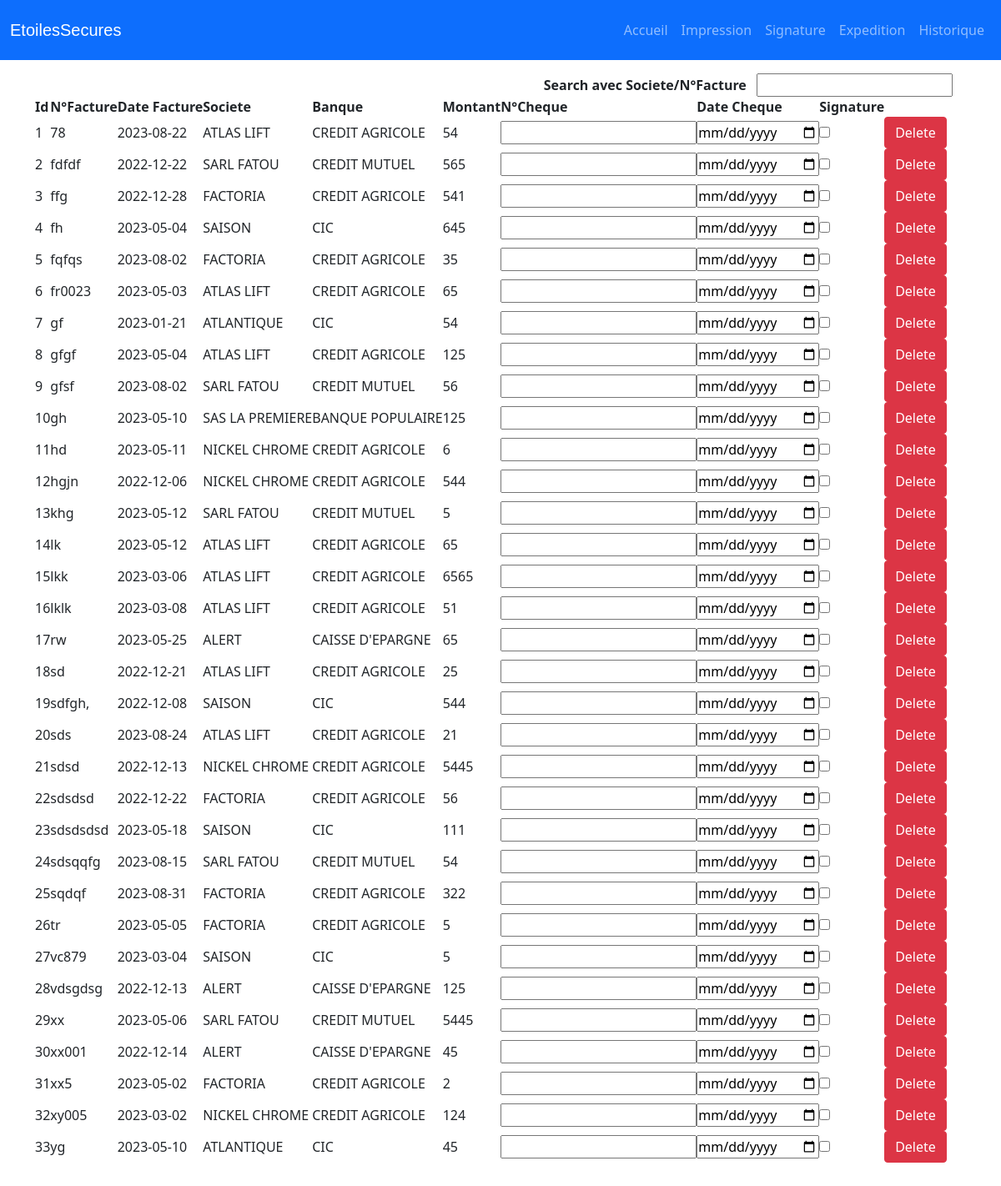
Page /signature on the committed database.
### tables this page shows
CREATE TABLE `facture` (
  `numeroFacture` varchar(32) NOT NULL,
  `dateFacture` date NOT NULL,
  `montantFacture` decimal(32,0) NOT NULL,
  `montantLettresFacture` varchar(256) NOT NULL,
  `statutFacture` tinyint(1) NOT NULL,
  `fkSociete` int(32) NOT NULL,
  `statutChequeFacture` tinyint(1) NOT NULL DEFAULT 0
);

CREATE TABLE `societe` (
  `id` int(11) NOT NULL,
  `nomSociete` varchar(64) NOT NULL,
  `fkBanque` int(32) NOT NULL
);

CREATE TABLE `banque` (
  `id` int(64) NOT NULL,
  `nomBanque` varchar(64) NOT NULL,
  `courtNomBanque` varchar(32) NOT NULL,
  `adresseBanque` varchar(128) NOT NULL,
  `cpBanque` int(8) NOT NULL,
  `villeBanque` varchar(32) NOT NULL,
  `telBanque` varchar(16) NOT NULL
);

### controllers/ControllerSignature.php (called while the page is built, shortened)
<?php
class ControllerSignature
{
    public function __construct($url)
    {
        $this->signature();
    }
    public function signature()
    {
        $this->factureManager = new FactureManager;
        $factures = $this->factureManager->getFacturesAttantes(1,0);
        $this->view = new View('Signature');
        $this->view->generate(array('factures' => $factures));
    }
}

### index.php (called while the page is built, shortened)
<?php
$router = new Router();
$router->routeReq();

### models/Model.php (called while the page is built, shortened)
<?php
abstract class Model
{
    private static $_bdd;
    private static function setBdd()
    {
        self::$_bdd = new PDO('mysql:host=localhost; dbname=facturation_stock;charset=utf8', 'root', '');
        self::$_bdd->setAttribute(PDO::ATTR_ERRMODE, PDO::ERRMODE_WARNING);
    }
    protected function getBdd()
    {
        return self::$_bdd;
    }
    protected function getById($table, $obj, $id)
    {
        $req = self::$_bdd->prepare('SELECT * FROM ' . $table . "WHERE `id`=:id");
        $req->bindValue(':id', $id, PDO::PARAM_INT);
        $req->execute();
        $data = $req->fetch(PDO::FETCH_ASSOC);
        if (!empty($data)) {
            $var = new $obj($data);
            return $var;
        }
    }
}

### models/FactureManager.php (called while the page is built, shortened)
<?php
class FactureManager extends Model
{
    public function getFacturesAttantes($statut, $statutCheque)
    {
        try {
            $sql = "SELECT * from `facture`
                    WHERE   `statutFacture`=:statut_facture
                    AND `statutChequeFacture`=:statut_cheque";
            $query = $this->getBdd()->prepare($sql);
            $query->bindValue(':statut_facture', $statut, PDO::PARAM_STR);
            $query->bindValue(':statut_cheque', $statutCheque, PDO::PARAM_STR);
            $query->execute();
            $data = $query->fetchAll(PDO::FETCH_ASSOC);
            if($data){
                foreach ($data as $value) {
                    $factures[] = new  Facture($value);
                }
                return $factures;
            }
        } catch (PDOException $e) {
            echo "Error: " . $e->getMessage();
            die();
        }
    }
}

### models/Facture.php (called while the page is built, shortened)
<?php
class Facture
{
    private $numero;
    private $date;
    private $montant;
    private $fkSociete;
    public function hydrate(array $data)
    {
        foreach ($data as $key => $value) {
            $methode = 'set' . ucfirst($key);
        }
    }
    public function setNumeroFacture($n_fact)
    {
        if (is_string($n_fact)) {
            $this->numero = $n_fact;
        }
    }
    public function setDateFacture($date_fact)
    {
        $this->date = $date_fact;
    }
    public function setFkSociete($fk_soc)
    {
        $fk_soc = (int) $fk_soc;
        if ($fk_soc > 0) {
            $this->fkSociete = $fk_soc;
        }
    }
    public function setMontantFacture($montant)
    {
        $montant = (float) $montant;
        if ($montant  > 0) {
            $this->montant = $montant;
        }
    }
    public function numero()
    {
        return  $this->numero;
    }
    public function date()
    {
        return $this->date;
    }
    public function fkSociete()
    {
        return  $this->fkSociete;
    }
    public function montant()
    {
        return $this->montant;
    }
}

### models/SocieteManager.php (called while the page is built, shortened)
<?php
class SocieteManager extends Model
{
    static $bdd;
    public function getSociete($id)
    {
        return $this->getById('societe ', 'Societe', $id);
    }
      public function getBddSociete()
       {
           if (self::$bdd == null) {
               self::$bdd = $this->getBdd();
           }
           return self::$bdd;
       }
}

### models/Societe.php (called while the page is built, shortened)
<?php
class Societe
{
    private $id;
    private $nom;
    static $bdd;
    public function hydrate(array $data)
    {
        foreach ($data as $key => $value) {
            $methode = 'set' . ucfirst($key);
        }
    }
    public function setNomSociete($nom)
    {
        if (is_string($nom)) {
            $this->nom = $nom;
        }
    }
    public function setId($id)
    {
        $id = (int)$id;
        if ($id > 0) {
            $this->id = $id;
        }
    }
    public function setFkBanque($fk_banque)
    {
        $fk_banque = (int)$fk_banque;
    }
    public function nom()
    {
        return $this->nom;
    }
    public function id()
    {
        return $this->id;
    }
    public function getBanque(){
        try {
            $this->societeManager = new SocieteManager;
            self::$bdd=$this->societeManager->getBddSociete();
            $sql = 'SELECT * FROM `societe` AS soc
                    INNER JOIN `banque` AS bnq
                    ON soc.fkBanque = bnq.id
                    WHERE soc.id=:id';
            $req = self::$bdd->prepare($sql);
            $req->bindValue(':id', $this->id(), PDO::PARAM_INT);
            $req->execute();
            $data = $req->fetch(PDO::FETCH_ASSOC);
           if(isset($data)){
            $banque = new Banque($data);
            return $banque;
           }
        } catch (PDOException $e) {
            echo "Error: " . $e->getMessage();
            die();
        }
    }
}

### models/Banque.php (called while the page is built, shortened)
<?php
class Banque
{
    public function hydrate(array $data)
    {
        foreach ($data as $key => $value) {
            $methode = 'set' . ucfirst($key);
        }
    }
    public function setId($id)
    {
        $id = (int)$id;
    }
    public function setNomBanque($nom)
    {
        if (is_string($nom)) {
            $this->nom = $nom;
        }
    }
    public function setCpBanque($cp_banque)
    {
        $cp_banque = (int)$cp_banque;
    }
}

### views/viewSignature.php (the view, shortened to what this page needs)
<?php
$societeManager = new SocieteManager;
?>
<div class="container">
<div class="d-flex justify-content-end mt-3 mx-3">
            <div id="serachForm">
                <label class="mx-2" for="search-signature"><strong>Search avec Societe/N°Facture</strong></label>
                <input class="search-signature" type="search" id="search-signature" name="site-search">
             </div>
 </div>
        <table class="table-signature" id="tableSignature">
            <thead>
                <tr>
                    <th scope="col">Id</th>
                    <th scope="col">N°Facture</th>
                    <th scope="col">Date Facture</th>
                    <th scope="col">Societe</th>
                    <th scope="col">Banque</th>
                    <th scope="col">Montant</th>
                    <th scope="col">N°Cheque</th>
                    <th scope="col">Date Cheque</th>
                    <th scope="col">Signature</th>
                    <th scope="col"> </th>
                </tr>
            </thead>
            <tbody class="tbodySignature">
                <?php
                if ($factures) {
                    for ($i = 0; $i < count($factures); $i++) {
                        $fk_societe = (int) $factures[$i]->fkSociete();
                        $societe = $societeManager->getSociete($fk_societe);
                        $banque = $societe->getBanque();?>
                        <tr id ='tr<?= $i ?>'>
                            <td scope="row"><?= ($i + 1) ?></td>
                            <td><?= $factures[$i]->numero()?></td>
                            <td><?= $factures[$i]->date()?></td>
                            <td><?= $societe->nom() ?></td>
                            <td><?= $banque->nom() ?></td>
                            <td><?= $factures[$i]->montant()?></td>
                            <td>
                                <input class="td-input numeroCheque" type="text" name="numeroCheque" >
                            </td>
                            <td>
                                <input class="td-input" type="date" class="dateCheque" name="dateCheque">
                            </td>
                            <td>
                                <input type="checkbox" class="checkBoxSignature" data-toggle="toggle" name="statut_check" data-onstyle="outline-primary" data-offstyle="outline-secondary" onchange="toggleCheckbox('tr<?= $i ?>')">
                            </td>
                            <td class="d-flex">
                                <button type="submit" class="btn btn-danger" onclick="descriptionSignature('tr<?= $i ?>')">Delete</button>
                            </td>
                        </tr>
                    <?php }
                } ?>
            </tbody>
        </table>
        <div class="mt-3"id="msgDiv">
                 <h6 class="p-2" id="msg"></h6>
         </div>
</div>

### assets/css/style.css (style rules this page uses)
* { margin: 0; padding: 0; box-sizing: border-box; }
body { min-height: 100vh; }
#tableSignature { position: relative; }

### rows in the picture
facture: numeroFacture "78", dateFacture "2023-08-22", fkSociete.nomSociete "ATLAS LIFT", banque.nomBanque "CREDIT AGRICOLE", montantFacture "54"
facture: numeroFacture "fdfdf", dateFacture "2022-12-22", fkSociete.nomSociete "SARL FATOU", banque.nomBanque "CREDIT MUTUEL", montantFacture "565"
facture: numeroFacture "ffg", dateFacture "2022-12-28", fkSociete.nomSociete "FACTORIA", banque.nomBanque "CREDIT AGRICOLE", montantFacture "541"
facture: numeroFacture "fh", dateFacture "2023-05-04", fkSociete.nomSociete "SAISON", banque.nomBanque "CIC", montantFacture "645"
facture: numeroFacture "fqfqs", dateFacture "2023-08-02", fkSociete.nomSociete "FACTORIA", banque.nomBanque "CREDIT AGRICOLE", montantFacture "35"
facture: numeroFacture "fr0023", dateFacture "2023-05-03", fkSociete.nomSociete "ATLAS LIFT", banque.nomBanque "CREDIT AGRICOLE", montantFacture "65"
facture: numeroFacture "gf", dateFacture "2023-01-21", fkSociete.nomSociete "ATLANTIQUE", banque.nomBanque "CIC", montantFacture "54"
facture: numeroFacture "gfgf", dateFacture "2023-05-04", fkSociete.nomSociete "ATLAS LIFT", banque.nomBanque "CREDIT AGRICOLE", montantFacture "125"
facture: numeroFacture "gfsf", dateFacture "2023-08-02", fkSociete.nomSociete "SARL FATOU", banque.nomBanque "CREDIT MUTUEL", montantFacture "56"
facture: numeroFacture "gh", dateFacture "2023-05-10", fkSociete.nomSociete "SAS LA PREMIERE", banque.nomBanque "BANQUE POPULAIRE", montantFacture "125"
facture: numeroFacture "hd", dateFacture "2023-05-11", fkSociete.nomSociete "NICKEL CHROME", banque.nomBanque "CREDIT AGRICOLE", montantFacture "6"
facture: numeroFacture "hgjn", dateFacture "2022-12-06", fkSociete.nomSociete "NICKEL CHROME", banque.nomBanque "CREDIT AGRICOLE", montantFacture "544"
facture: numeroFacture "khg", dateFacture "2023-05-12", fkSociete.nomSociete "SARL FATOU", banque.nomBanque "CREDIT MUTUEL", montantFacture "5"
facture: numeroFacture "lk", dateFacture "2023-05-12", fkSociete.nomSociete "ATLAS LIFT", banque.nomBanque "CREDIT AGRICOLE", montantFacture "65"
facture: numeroFacture "lkk", dateFacture "2023-03-06", fkSociete.nomSociete "ATLAS LIFT", banque.nomBanque "CREDIT AGRICOLE", montantFacture "6565"
facture: numeroFacture "lklk", dateFacture "2023-03-08", fkSociete.nomSociete "ATLAS LIFT", banque.nomBanque "CREDIT AGRICOLE", montantFacture "51"
facture: numeroFacture "rw", dateFacture "2023-05-25", fkSociete.nomSociete "ALERT", banque.nomBanque "CAISSE D'EPARGNE", montantFacture "65"
facture: numeroFacture "sd", dateFacture "2022-12-21", fkSociete.nomSociete "ATLAS LIFT", banque.nomBanque "CREDIT AGRICOLE", montantFacture "25"
facture: numeroFacture "sdfgh,", dateFacture "2022-12-08", fkSociete.nomSociete "SAISON", banque.nomBanque "CIC", montantFacture "544"
facture: numeroFacture "sds", dateFacture "2023-08-24", fkSociete.nomSociete "ATLAS LIFT", banque.nomBanque "CREDIT AGRICOLE", montantFacture "21"
facture: numeroFacture "sdsd", dateFacture "2022-12-13", fkSociete.nomSociete "NICKEL CHROME", banque.nomBanque "CREDIT AGRICOLE", montantFacture "5445"
facture: numeroFacture "sdsdsd", dateFacture "2022-12-22", fkSociete.nomSociete "FACTORIA", banque.nomBanque "CREDIT AGRICOLE", montantFacture "56"
facture: numeroFacture "sdsdsdsd", dateFacture "2023-05-18", fkSociete.nomSociete "SAISON", banque.nomBanque "CIC", montantFacture "111"
facture: numeroFacture "sdsqqfg", dateFacture "2023-08-15", fkSociete.nomSociete "SARL FATOU", banque.nomBanque "CREDIT MUTUEL", montantFacture "54"
facture: numeroFacture "sqdqf", dateFacture "2023-08-31", fkSociete.nomSociete "FACTORIA", banque.nomBanque "CREDIT AGRICOLE", montantFacture "322"
facture: numeroFacture "tr", dateFacture "2023-05-05", fkSociete.nomSociete "FACTORIA", banque.nomBanque "CREDIT AGRICOLE", montantFacture "5"
facture: numeroFacture "vc879", dateFacture "2023-03-04", fkSociete.nomSociete "SAISON", banque.nomBanque "CIC", montantFacture "5"
facture: numeroFacture "vdsgdsg", dateFacture "2022-12-13", fkSociete.nomSociete "ALERT", banque.nomBanque "CAISSE D'EPARGNE", montantFacture "125"
facture: numeroFacture "xx", dateFacture "2023-05-06", fkSociete.nomSociete "SARL FATOU", banque.nomBanque "CREDIT MUTUEL", montantFacture "5445"
facture: numeroFacture "xx001", dateFacture "2022-12-14", fkSociete.nomSociete "ALERT", banque.nomBanque "CAISSE D'EPARGNE", montantFacture "45"
facture: numeroFacture "xx5", dateFacture "2023-05-02", fkSociete.nomSociete "FACTORIA", banque.nomBanque "CREDIT AGRICOLE", montantFacture "2"
facture: numeroFacture "xy005", dateFacture "2023-03-02", fkSociete.nomSociete "NICKEL CHROME", banque.nomBanque "CREDIT AGRICOLE", montantFacture "124"
facture: numeroFacture "yg", dateFacture "2023-05-10", fkSociete.nomSociete "ATLANTIQUE", banque.nomBanque "CIC", montantFacture "45"
